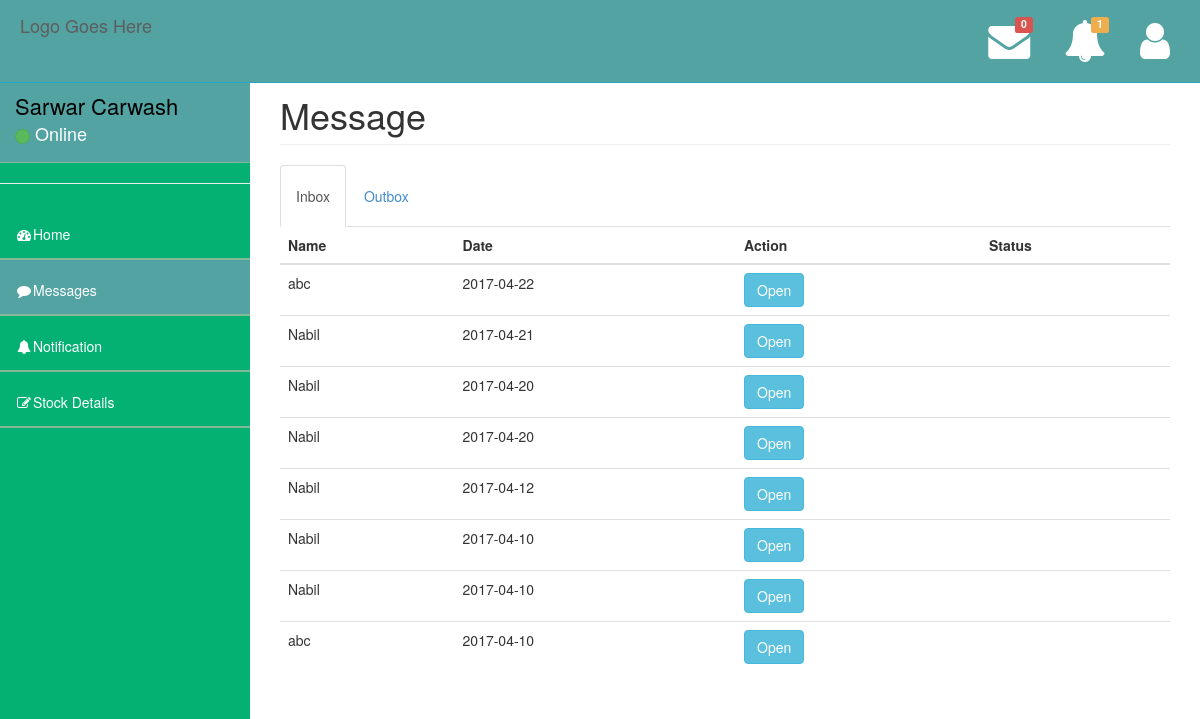
/shopOwner/message.php (signed in), run on the app's committed database.
### tables this page shows
CREATE TABLE `shopowner` (
  `ShopName` varchar(35) NOT NULL,
  `Email` varchar(35) NOT NULL,
  `Contact` varchar(18) NOT NULL,
  `Password` varchar(15) NOT NULL,
  `Latitude` decimal(65,9) NOT NULL,
  `Longitude` decimal(65,9) NOT NULL,
  `Address` varchar(100) NOT NULL,
  `ShopTradeLicence` varchar(20) NOT NULL,
  `flag` int(1) NOT NULL,
  `Status` varchar(10) NOT NULL
);

CREATE TABLE `message` (
  `MessageId` int(10) NOT NULL,
  `SenderMail` varchar(25) NOT NULL,
  `ReceiverMail` varchar(25) NOT NULL,
  `MessageBody` varchar(255) NOT NULL,
  `Date` date NOT NULL,
  `Status` varchar(10) DEFAULT NULL
);

### shopOwner/shopOwnerPHP/selectFromDatabase.php (called while the page is built)
<?php
function getJSONFromDB($sql){
	include("Mysqldb.php");
	$result = mysqli_query($conn, $sql)or die(mysqli_error($conn));
	$arr=array();
	while($row = mysqli_fetch_assoc($result)) {
		$arr[]=$row;
	}
	return json_encode($arr);
}
?>

### shopOwner/message.php (the view, shortened to what this page needs)
 <?php
  $currentPage = 'message';
  include("TemplateFile/header.php");
?>
        <div id="page-wrapper" style="background-color: #FFFFFF;" >
            <div class="row">
                <div class="col-lg-12">
                    <h1 class="page-header">Message</h1>
                </div>
            </div>
            <div class="row">
                <div class="col-md-12">
                 <ul class="nav nav-tabs">
    <li class="active"><a data-toggle="tab" href="#inbox">Inbox</a></li>
    <li><a data-toggle="tab" href="#outbox">Outbox</a></li>
  </ul>
  <div class="tab-content">
    <div id="inbox" class="tab-pane fade in active">
       <table class="table table-hover">
            <thead>
              <tr>
                <th>Name</th>
                <th>Date</th>
                <th>Action</th>
                <th>Status</th>
              </tr>
            </thead>
            <tbody>
              <?php
                for($i=0;$i<sizeof($inboxMessageData);$i++){
                ?>
              <tr>
                <td><?php echo $inboxMessageData[$i]->name; ?></td>
                <td><?php echo $inboxMessageData[$i]->Date; ?></td>
                <td>
                  <button type="button" onclick="statusChange('status<?php echo $i; ?>','<?php echo $inboxMessageData[$i]->SenderMail ?>')" class="btn btn-info" data-toggle="modal" data-target="#open<?php echo $i ?>">Open</button>
                </td>
                <td id="status<?php echo $i; ?>"><?php if($inboxMessageData[$i]->Status == "unread") echo "Unread"; ?></td>
              </tr>
              <?php
              }
              ?>
            </tbody>
          </table>
    </div>
  </div>
                </div>
            </div>
        </div>
<?php include 'TemplateFile/footer.php'; ?>

### shopOwner/TemplateFile/header.php (shortened to what this page needs)
<?php session_start();
include("shopOwnerPHP/selectFromDatabase.php");
$jsonShopOwnerString = getJSONFromDB("SELECT * FROM shopowner WHERE Email='".$_SESSION["shopOwnerEmail"]."'");
$jsonShopOwnerData = json_decode($jsonShopOwnerString);
?>
<!DOCTYPE html>
<html>
<head>
    <link href="../assets/plugins/bootstrap/bootstrap.css" rel="stylesheet" />
    <link rel="stylesheet" href="https://cdnjs.cloudflare.com/ajax/libs/font-awesome/4.7.0/css/font-awesome.min.css">
    <link href="../assets/css/jquery.datepick.css" rel="stylesheet" />
    <link href="../assets/css/style.css" rel="stylesheet" />
    <link href="../assets/css/main-style.css" rel="stylesheet" />
   </head>
<body>
    <div id="wrapper">
        <nav class="navbar navbar-default navbar-fixed-top" role="navigation" id="navbar">
            <div class="navbar-header">
                <a class="navbar-brand logo-color" href="index.html">
                    Logo Goes Here
                </a>
            </div>
            <?php include("TemplateFile/messageTemplate.php"); ?>
        </nav>
        <nav class="navbar-default navbar-static-side" role="navigation">
            <div class="sidebar-collapse">
                <ul class="nav" id="side-menu">
                    <li>
                        <div class="user-section">
                            <div class="user-info">
                                <div><?php echo $jsonShopOwnerData[0]->ShopName; ?></strong></div>
                                <div class="user-text-online">
                                    <span class="user-circle-online btn btn-success btn-circle "></span>&nbsp;Online
                                </div>
                            </div>
                        </div>
                    </li>
                    <hr>
                    <li class="<?php if($currentPage =='home'){echo 'selected';}?>">
                        <a href="index.php"><i class="fa fa-dashboard fa-fw"></i>Home</a>
                    </li>
                    <li class="<?php if($currentPage =='message'){echo 'selected';}?>">
                        <a href="message.php"><i class="fa fa-comment fa-fw"></i>Messages</a>
                    </li>
                    <li class="<?php if($currentPage =='notification'){echo 'selected';}?>">
                        <a href="notification.php"><i class="fa fa-bell fa-fw"></i>Notification</a>
                    </li>
                    <li class="<?php if($currentPage =='entry'){echo 'selected';}?>">
                        <a href="entry.php"><i class="fa fa-edit fa-fw"></i>Stock Details</a>
                    </li>
                </ul>
            </div>
        </nav>

### assets/css/style.css (style rules this page uses)
body { background-color: #f8f8f8; }
#wrapper { width: 100%; margin-top: 55px!important; background-color:#04B173; height: 1000px; }
#page-wrapper { padding: 0 15px; min-height: 568px; background-color:rgb(209, 212, 216); }
.navbar-static-side ul li { border-bottom:1px solid #84B899 !important; }
.logo-color { color: #fff; }
@media (min-width:768px) { .navbar-static-side { z-index: 1; position: absolute; width: 250px; } }
.btn-circle { width: 30px; height: 30px; padding: 6px 0; border-radius: 15px; text-align: center; font-size: 12px; line-height: 1.428571429; }

### assets/css/main-style.css (style rules this page uses)
.user-info { display: block; color:#000!important; display: inline-block; padding: 15px; margin-bottom: 0px }
.user-text-online { font-size:18px; color:#fff }
.user-circle-online { width: 15px!important; height: 15px!important; }
.nav > li > a { padding: 20px 15px; }
#side-menu { background-color:#04B173; }
#side-menu a { color:#fff; border-bottom: 1px solid #84B899 !important; height: 55px; }
.selected { background-color:rgb(83, 163, 163); }
#navbar { background-color:rgb(83, 163, 163); }
.navbar-brand { padding-left:20px; }
.navbar-default { border-color: #27A6BE; }
@media (min-width:768px) { #page-wrapper { position: inherit; margin: 0 0 0 250px; padding: 0 30px; min-height: 1000px; } }

### data on the page
shopowner: ShopName "Sarwar Carwash"
message: name "abc", Date "2017-04-22"
message: name "Nabil", Date "2017-04-21"
message: name "Nabil", Date "2017-04-20"
message: name "Nabil", Date "2017-04-20"
message: name "Nabil", Date "2017-04-12"
message: name "Nabil", Date "2017-04-10"
message: name "Nabil", Date "2017-04-10"
message: name "abc", Date "2017-04-10"

### other printed values
count($countMessageData) "0"
count($countNotificationData) "1"
